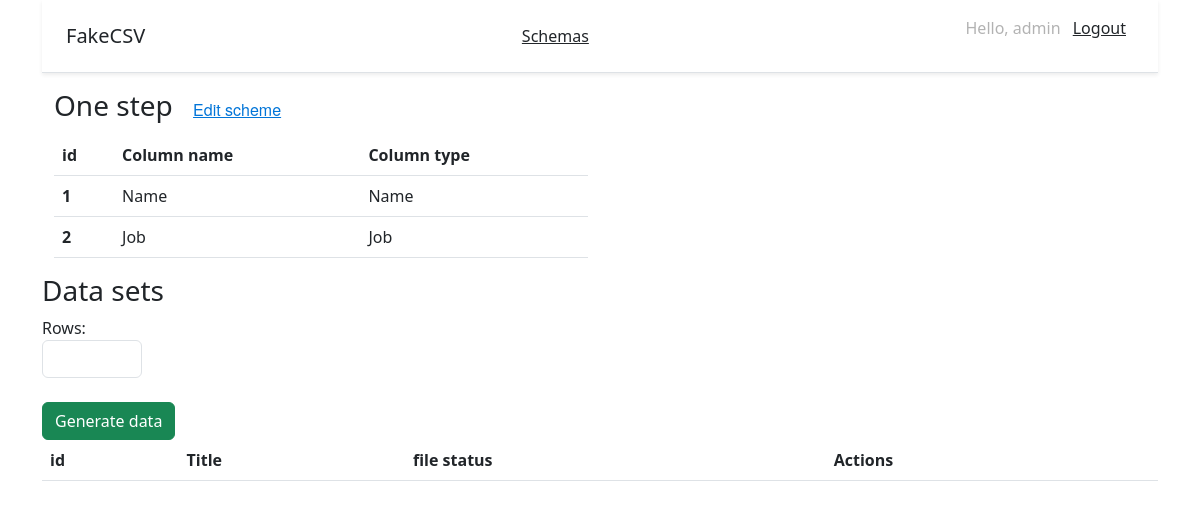
/generate_csv/1/ (signed in), run on an earlier commit of the app's database.
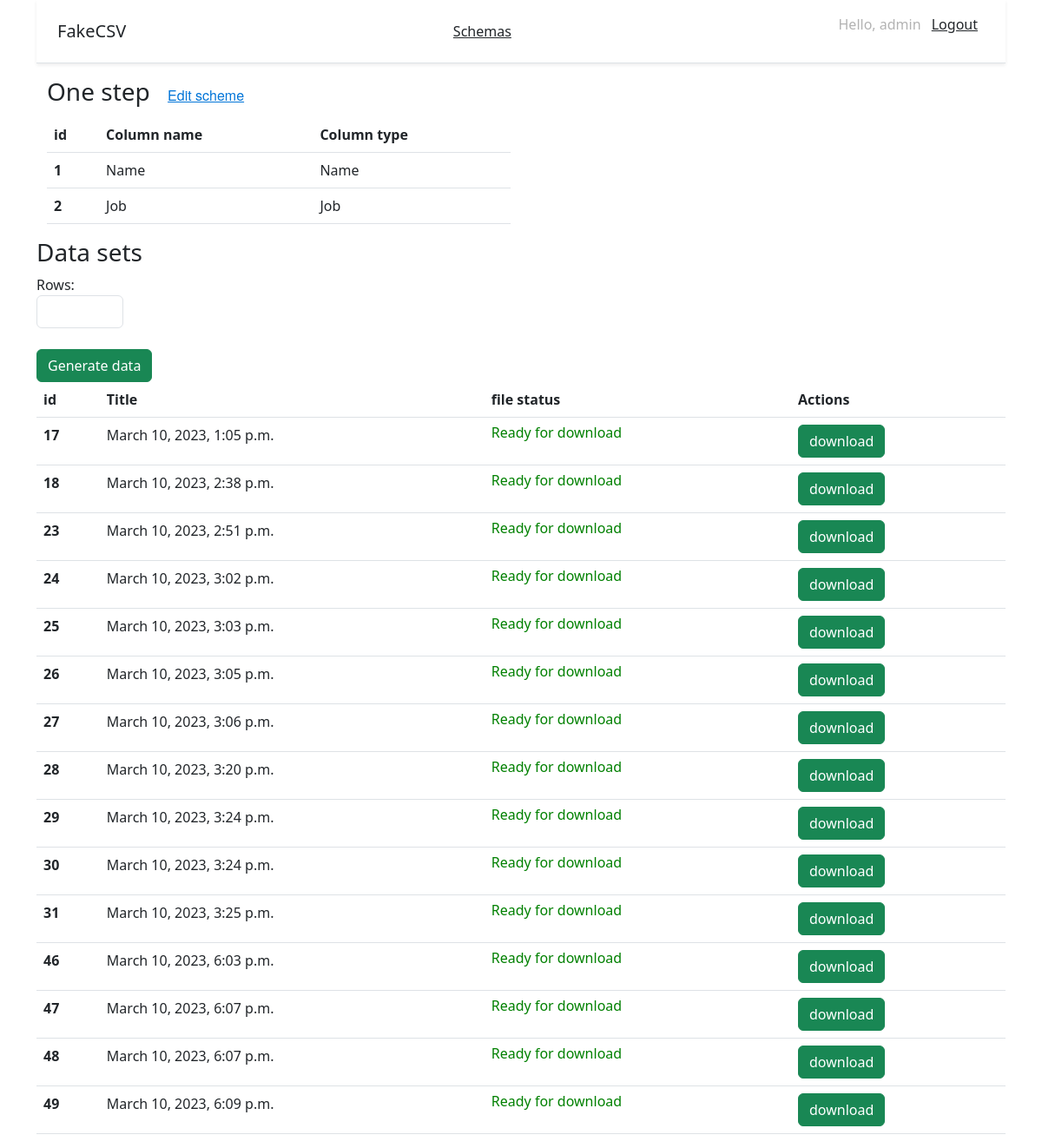
And on a later commit of the database.
### mystical_users/models.py (models this page shows, shortened)
class Column(models.Model):
    name = models.CharField(max_length=60)
    type = models.CharField(max_length=20)
    order = models.IntegerField()
    number = models.IntegerField(blank=True, null=True)
    start = models.IntegerField(blank=True, null=True)
    end = models.IntegerField(blank=True, null=True)
    schema = models.ForeignKey(Schema, on_delete=models.CASCADE, blank=True)

class File(models.Model):
    path = models.CharField(max_length=500, null=True)
    name = models.CharField(max_length=500, null=True)
    created = models.DateTimeField(auto_now_add=True, verbose_name='Created', null=True)
    file = models.FileField(null=True, upload_to='file')
    schema = models.ForeignKey(Schema, on_delete=models.CASCADE, blank=True)

### mystical_users/views.py (the view)
# urls.py: path('generate_csv/<int:schema_id>/', views.generate_csv, name='generate_csv'),
@login_required
def generate_csv(request, schema_id):
    current_columns = Column.objects.filter(schema_id=schema_id).all()
    current_schema = Schema.objects.get(pk=schema_id)
    files = File.objects.filter(schema_id=schema_id).all()
    context = {
        'files': files,
        'current_schema': current_schema,
        'current_columns': current_columns
    }
    return render(request, 'generate_csv.html', context)

### mystical_users/templates/generate_csv.html (shortened to what this page needs)
{% extends 'base.html' %}
{% block content %}
<div class="container">
  <div class="row">
    <div class="col">
      <h3>
        {{ current_schema.title }}
        <small class="text-muted">
          <a class="btn btn-link" href="/generate_csv/{{ current_schema.id }}" id="Edit">Edit scheme</a>
        </small>
      </h3>
    </div>
  </div>
  <div class="row">
    <div class="col">
      <table class="table">
        <thead>
          <tr>
            <th scope="col">id</th>
            <th scope="col">Column name</th>
            <th scope="col">Column type</th>
          </tr>
        </thead>
        <tbody>
          {% for item in current_columns %}
          <tr>
            <th scope="row">{{ item.order }}</th>
            <td>{{ item.name }}</td>
            <td>{{ item.type }}</td>
          </tr>
          {% endfor %}
        </tbody>
      </table>
    </div>
    <div class="col">
    </div>
  </div>
</div>
<div class="row">
  <div class="col">
    <h3>Data sets</h3>
  </div>
  <div class="col">
  </div>
  <div class="col">
  </div>
  <div class="col">
  </div>
  <form id="myForm" method="post" enctype="multipart/form-data">
    <div class="col">
      Rows:
      <input type="number" class="form-control" value="start" name="count" style="width: 100px;" required>
    </div>
    <div class="col">
      <br>
      <button id="submit-button" class="btn btn-success" type="submit">Generate data</button>
    </div>
  </form>
</div>
<table class="table" id="second-table">
  <thead>
    <tr>
      <th scope="col">id</th>
      <th scope="col">Title</th>
      <th scope="col">file status</th>
      <th scope="col">Actions</th>
    </tr>
  </thead>
  <tbody>
    {% for item in files %}
    <tr>
      <th scope="row">{{ item.id }}</th>
      <td>{{ item.created }}</td>
      <td><h6 style="color: green;">Ready for download</h6> </td>
      <td><a id="download-button-{{ item.id }}" class="btn btn-success">download</a></td>
    </tr>
    {% endfor %}
  </tbody>
</table>
{% endblock %}

What changed in the data, as far as the page shows it:
added File: id "17", created "March 10, 2023, 1:05 p.m."
added File: id "18", created "March 10, 2023, 2:38 p.m."
added File: id "23", created "March 10, 2023, 2:51 p.m."
added File: id "24", created "March 10, 2023, 3:02 p.m."
added File: id "25", created "March 10, 2023, 3:03 p.m."
added File: id "26", created "March 10, 2023, 3:05 p.m."
added File: id "27", created "March 10, 2023, 3:06 p.m."
added File: id "28", created "March 10, 2023, 3:20 p.m."
added File: id "29", created "March 10, 2023, 3:24 p.m."
added File: id "30", created "March 10, 2023, 3:24 p.m."
added File: id "31", created "March 10, 2023, 3:25 p.m."
added File: id "46", created "March 10, 2023, 6:03 p.m."
added File: id "47", created "March 10, 2023, 6:07 p.m."
added File: id "48", created "March 10, 2023, 6:07 p.m."
added File: id "49", created "March 10, 2023, 6:09 p.m."
